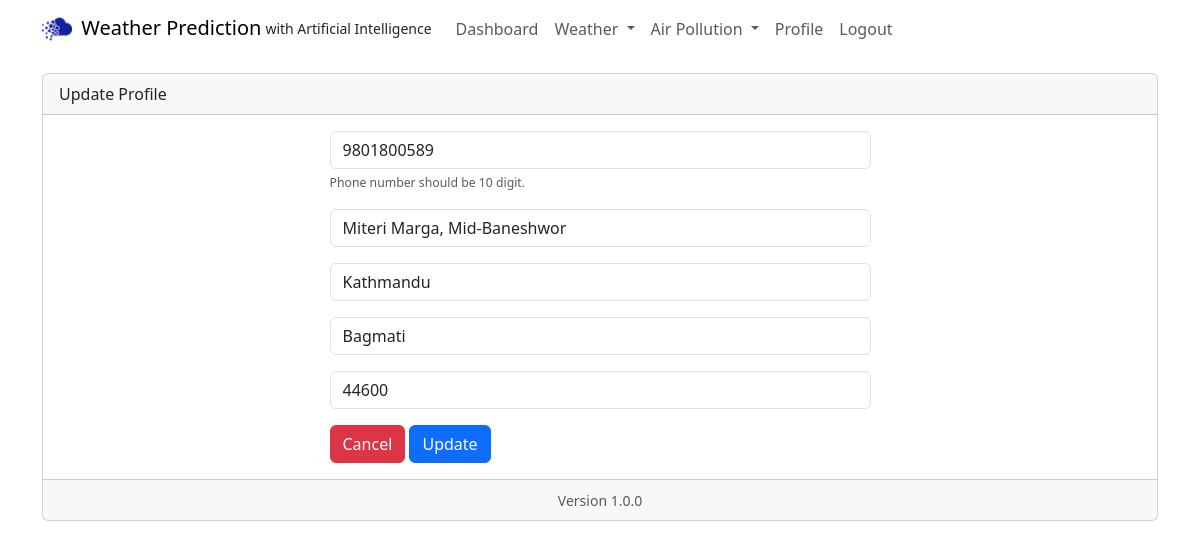
/weather_admin/update_profile (signed in), run on the app's committed database.
### weather_admin/models.py (models this page shows, shortened)
class Profile(models.Model):
    created_at = models.DateTimeField(auto_now_add=True)
    otp = models.CharField(max_length=15)
    phone = models.CharField(max_length=15)
    address =  models.CharField(max_length=100)
    city =  models.CharField(max_length=50)
    state =  models.CharField(max_length=50)
    zipcode =  models.CharField(max_length=20)
    user = models.OneToOneField(
        User,
        on_delete=models.CASCADE,
        primary_key=True,
    )

### weather_admin/views.py (the view, shortened to what this page needs)
# urls.py: path('update_profile', views.profile_update, name='weather_admin_profile_update'),
def profile_update(request):
    if request.user.is_authenticated:
        current_user = User.objects.get(username=request.user)
        current_profile = Profile.objects.get(user=current_user)
        if request.method == 'GET':
            form = ProfileForm(instance=current_profile)
            return render(request, 'profile_update.html', {'form':form})
    else:
        return render(request, 'login.html', {})

### weather_admin/forms.py (shortened to what this page needs)
class ProfileForm(ModelForm):
	phone = forms.CharField(label="", min_length=10, max_length=10, widget=forms.TextInput(attrs={'class':'form-control', 'placeholder':'Phone'}), help_text='<span class="form-text text-muted"><small>Phone number should be 10 digit.</small></span>')
	address = forms.CharField(label="", max_length=100, widget=forms.TextInput(attrs={'class':'form-control', 'placeholder':'Address'}))
	city = forms.CharField(label="", max_length=50, widget=forms.TextInput(attrs={'class':'form-control', 'placeholder':'City'}))
	state = forms.CharField(label="", max_length=50, widget=forms.TextInput(attrs={'class':'form-control', 'placeholder':'State'}))
	zipcode = forms.CharField(label="", max_length=10, widget=forms.TextInput(attrs={'class':'form-control', 'placeholder':'Zipcode'}))
	class Meta:
		model = Profile
		fields = ["phone", "address", "city", "state", "zipcode"]
	def __init__(self, *args, **kwargs):
		super(ProfileForm, self).__init__(*args, **kwargs)

### weather_admin/templates/profile_update.html (shortened to what this page needs)
{% extends 'base.html' %}
{% load static %}
{% block content %}
<div class="card my-3">
    <div class="card-header">
        Update Profile
    </div>
    <div class="card-body">
        <div class="col-md-6 offset-md-3">
            <form method="POST" action="">
                {{ form.as_p }}
                <a href="{% url 'weather_admin_profile' %}" class="btn btn-danger">Cancel</a>
                <button type="submit" class="btn btn-primary">Update</button>
            </form>
        </div>
    </div>
    <div class="card-footer text-body-secondary text-center">
        <small class="text-body-secondary">Version 1.0.0</small>
    </div>
</div>
{% endblock %}

### data on the page
Profile: phone "9801800589", address "Miteri Marga, Mid-Baneshwor", city "Kathmandu", state "Bagmati", zipcode "44600"
